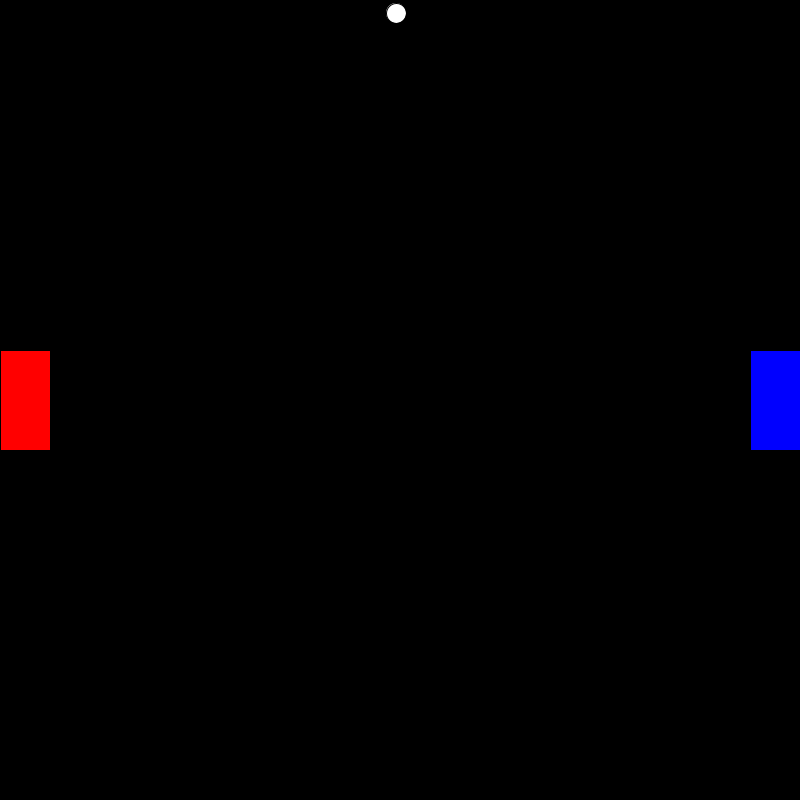
Frame 1 (no input)
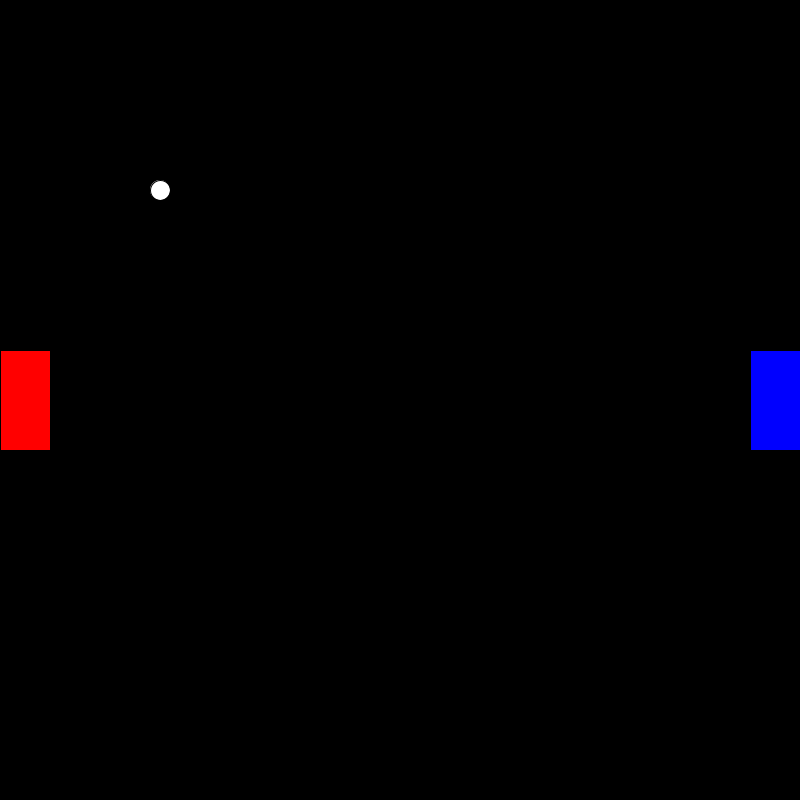
Frame 60 (the mouse pressed at the canvas centre just before this capture)
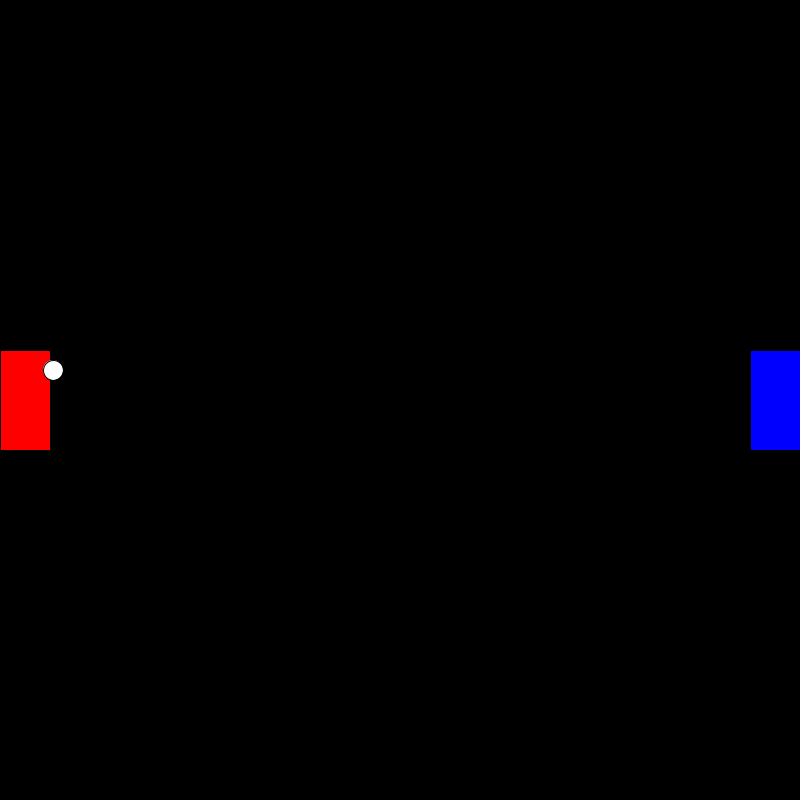
Frame 120 (the mouse held since frame 60 and released just before this capture)

The Processing sketch that drew these frames (run headless with seeded random() and noise(); from frame 60 on, the mouse is pressed at the canvas centre):

// Processing sketch: Pong
// ── Pong.pde

// Setted
Ball ball;
Player pl1;
Player pl2;
// Adjusts
int thick = 50;
int length = 100;
int velMax = 50;
int diameter = 20;
// Game Variables


void setup(){
    size(800,800);
    createThings();
}

void createThings(){
    int vx,vy;
    pl1 = new Player(0,height/2-length/2,thick,length);
    pl2 = new Player(width-thick,height/2-length/2,thick,length);
    vx = -velMax;
    if ((int) (random(2)) == 0){
        vx = velMax;
    }
    vy = velMax;
    ball = new Ball(width/2,diameter/2,vx,vy,diameter);
}

float distLinear(float a,float b){
    float res = a-b;
    if (res<0){
        return -res;
    }
    return res;
}

void engine(){
    float timeScale = 0.07f;
    // Field
    if (ball.px < ball.diameter/2 || ball.px > width-ball.diameter/2){
        ball.vx *= -1;
    }
    if (ball.py < ball.diameter/2 || ball.py > height-ball.diameter/2){
        ball.vy *= -1;
    }
    //Players
    Player[] pls = {pl1,pl2};
    for (Player pl : pls){
        if (ball.py >= pl.py && ball.py <= pl.py+pl.length){
            if (distLinear(ball.px,pl.px) <= ball.diameter/2 || distLinear(ball.px,pl.px+pl.thick) <= ball.diameter/2){
                ball.vx *= -1;
            }
        }
    }

    ball.px += ball.vx * timeScale;
    ball.py += ball.vy * timeScale;
}

void keyPressed(){
    int move = 10;
    if (keyCode == SHIFT){
        pl1.py-= move;
    }else if (keyCode == CONTROL){
        pl1.py+= move;
    }
    if (keyCode == UP){
        pl2.py-= move;
    }else if (keyCode == DOWN){
        pl2.py+= move;
    }
}

void draw(){
    engine();
    background(#000000);
    Player[] pls = {pl1,pl2};
    int[] colors = {#FF0000,#0000FF};
    int colorBall = #FFFFFF;
    int pos = 0;
    for (Player pl : pls){
        fill(colors[pos]);
        rect(pl.px,pl.py,pl.thick,pl.length);
        pos++;
    }
    fill(colorBall);
    circle(ball.px,ball.py,ball.diameter);
}
// ── Ball.pde
class Ball{
    int px,py;
    int vx,vy;
    int diameter;
    public Ball(int x,int y,int velX,int velY,int diam){
        px = x;
        py = y;
        vx = velX;
        vy = velY;
        diameter = diam;
    }
}
// ── Player.pde
class Player{
    int px,py;
    int thick,length;
    public Player(int x,int y,int thi,int len){
        px = x;
        py = y;
        thick = thi;
        length = len;
    }
}
